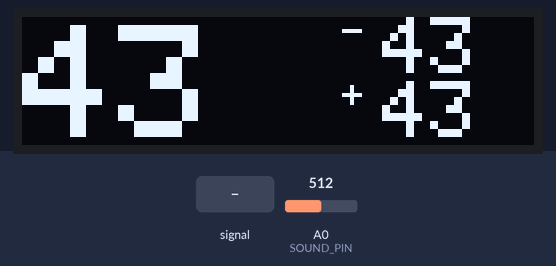
Bench run of a sketch on a simulated Arduino Uno, built with avr-gcc and run on an emulated ATmega328P. Parts: 128×32 one-colour display. The inputs (shaded band) are chosen by the test bench; at power-on: A0 (SOUND_PIN) = 512.

Above: at 1.7 s.
1.8 s: A0 (SOUND_PIN) fed a 2 Hz sine of ±306 counts around its level
At 2.1 s:
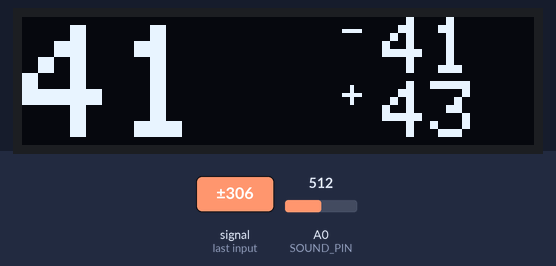
3.4 s: A0 (SOUND_PIN) set to 716
At 4.4 s:
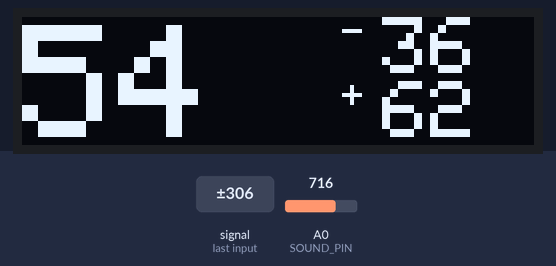
5.0 s: A0 (SOUND_PIN) fed a 200 Hz sine of ±81 counts around its level
At 6.3 s:
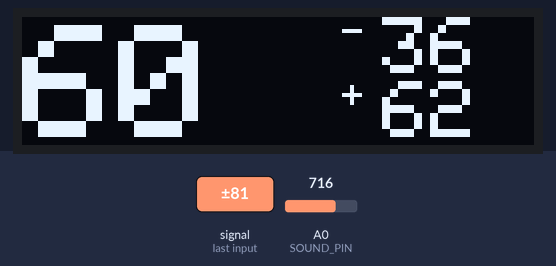
6.6 s: A0 (SOUND_PIN) set to 900
At 7.0 s:
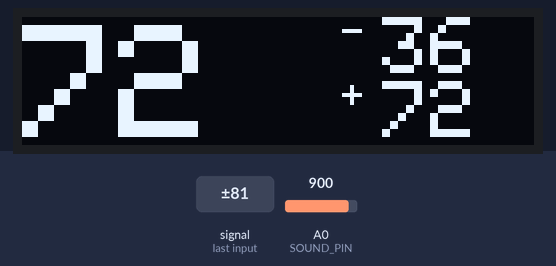
8.1 s: A0 (SOUND_PIN) set to 1009
At 8.9 s:
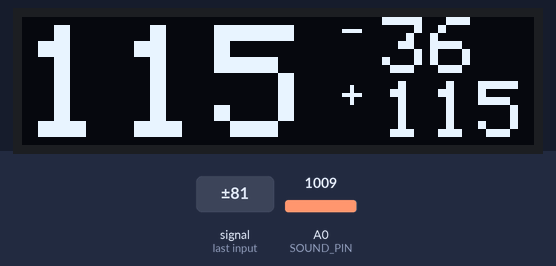
Timing chart, 0 to 10.7 s (numbered marks = the images above; inputs shaded):
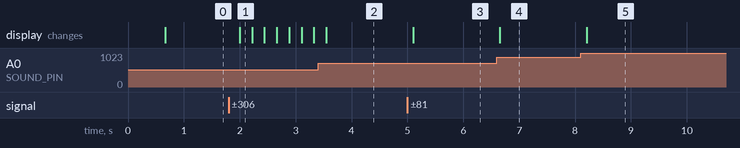

The sketch:

sound_detector.ino
```cpp
#include <SPI.h>
#include <Wire.h>
#include <Adafruit_GFX.h>
#include <Adafruit_SSD1306.h>

#define SCREEN_WIDTH 128
#define SCREEN_HEIGHT 32
#define SOUND_PIN A0
#define NB_AVG_MESURE 1000

// Declaration for an SSD1306 display connected to I2C (SDA, SCL pins)
#define OLED_RESET     -1 // Reset pin # (or -1 if sharing Arduino reset pin)
Adafruit_SSD1306 display(SCREEN_WIDTH, SCREEN_HEIGHT, &Wire, OLED_RESET);

//Init des variables
int currentDB = 0.;
int minDB = 999;
int maxDB = 0;

void setup() {
  Serial.begin(9600);
  pinMode(SOUND_PIN, INPUT);

  if(!display.begin(SSD1306_SWITCHCAPVCC, 0x3C)) { // Address 0x3C for 128x32
    Serial.println(F("SSD1306 allocation failed"));
    for(;;); // Don't proceed, loop forever
  }

  // Init screen
  display.clearDisplay();
  display.fillRect(0, 0, display.width(), display.height(), WHITE);
  display.display();
  delay(500);
}

void loop() {
  long estim = 0;
  for(int i=0; i<NB_AVG_MESURE; i++) {
    int mesure = analogRead(SOUND_PIN);
    if(estim < mesure) estim = mesure;
  }

  //méthode de mesure du décibel
  currentDB = - 20. * log(1 - estim / 1023.) + 30.;

  if(minDB > currentDB) {
    minDB = currentDB;
  }
  if(maxDB < currentDB) {
    maxDB = currentDB;
  }

  displayMesure();
  delay(100);
}

void displayMesure() {
  display.clearDisplay();
  display.setTextSize(4);
  display.setTextColor(WHITE);
  display.setCursor(0, 2);
  display.print(String(currentDB));

  display.setTextSize(1);
  display.setTextColor(WHITE);
  display.setCursor(80,0);
  display.print("-");
  display.setCursor(80,16);
  display.print("+");

  display.setTextSize(2);
  display.setTextColor(WHITE);
  display.setCursor(90, 0);
  display.print(String(minDB));
  display.setCursor(90, 16);
  display.print(String(maxDB));
  display.display();
}
```

Measured:
- after the input at 1.8 s, the display: changes after 0.20 s (image 1)
- after the input at 5.0 s, the display: changes after 0.10 s (image 3)
- after the input at 6.6 s, the display: changes after 0.06 s (image 4)
- after the input at 8.1 s, the display: changes after 0.11 s (image 5)
